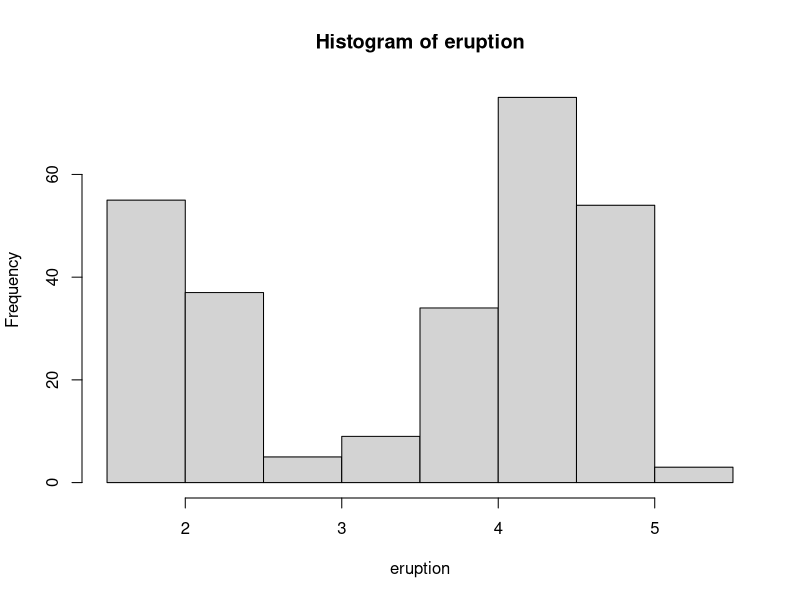

Here is the R script that generated this plot:
# Lesson 4

head(faithful) # Displays the first 6 rows
head(faithful, 10) # Displays the first 10 rows
tail(faithful) # Displays the last 6 rows
tail(faithful, 10) # Display the last 10 rows

eruption <- faithful$eruptions # Extract only the eruptions variable
head(eruption) # Displays the first 6 observations
mean(eruption) # Mean of eruptions
sd(eruption) # Standard Deviation of eruptions
hist(eruption) # Display the histogram of the variable eruptions
